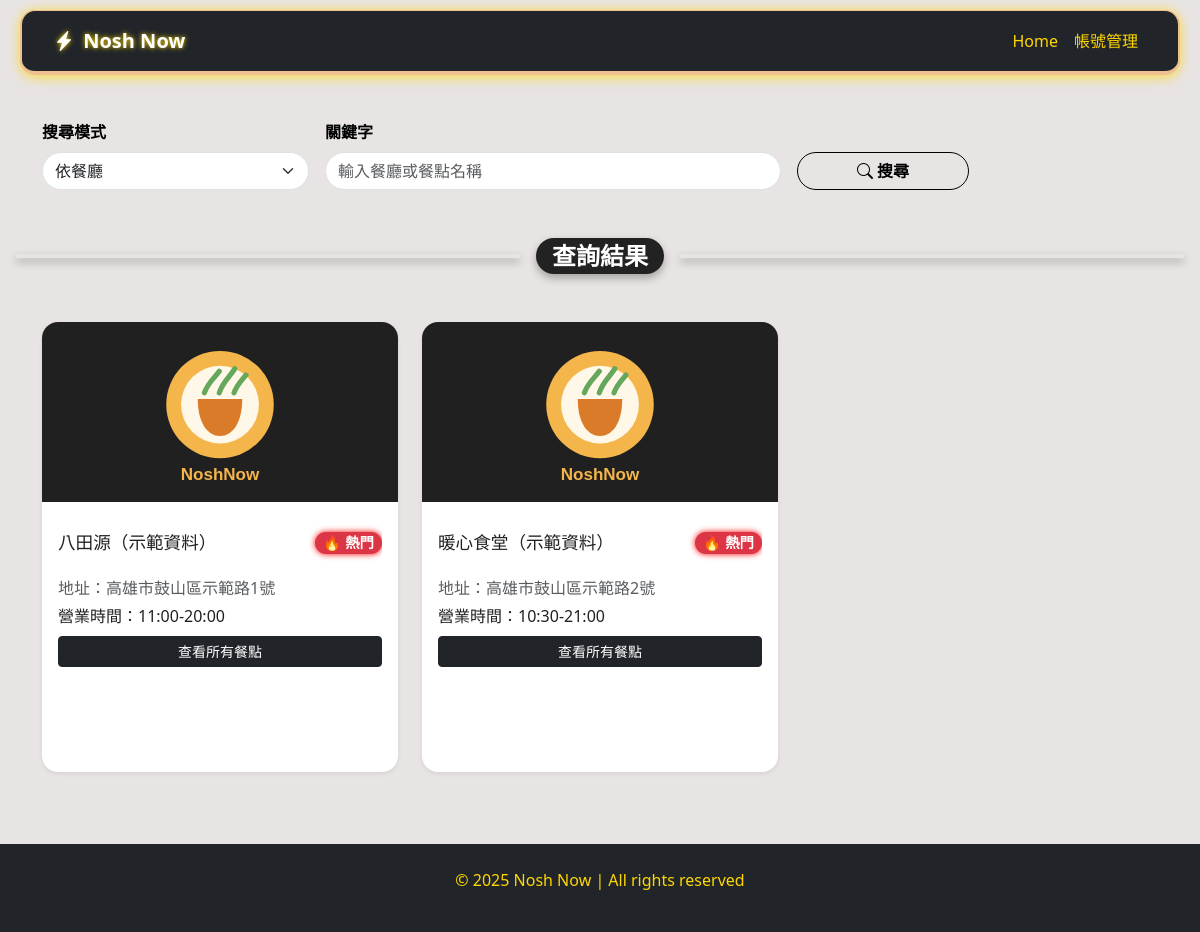
The app's page /customer/browse_restaurant.php with its own data.
### tables this page shows
CREATE TABLE `restaurant` (
  `restaurant_id` INT NOT NULL AUTO_INCREMENT,
  `restaurantAddress` VARCHAR(255) DEFAULT NULL,
  `restaurantName` VARCHAR(255) DEFAULT NULL,
  `operationTime` VARCHAR(100) DEFAULT NULL,
  `latitude` DECIMAL(10,6) DEFAULT NULL,
  `longitude` DECIMAL(10,6) DEFAULT NULL,
  PRIMARY KEY (`restaurant_id`)
);

### customer/browse_restaurant.php (the view, shortened to what this page needs)
<!DOCTYPE html>
<html lang="zh-Hant">
<head>
    <link href="https://cdn.jsdelivr.net/npm/bootstrap@5.3.0-alpha1/dist/css/bootstrap.min.css" rel="stylesheet">
    <link href="https://cdn.jsdelivr.net/npm/bootstrap-icons/font/bootstrap-icons.css" rel="stylesheet">
</head>
<body>
    <nav class="navbar navbar-expand-lg navbar-dark fixed-top">
        <div class="container-fluid">
            <a class="navbar-brand fw-bold" href="../index.php" style="text-shadow: 0 0 5px #ffd700;">
                <i class="bi bi-lightning-charge-fill me-1"></i> Nosh Now
            </a>
            <div class="collapse navbar-collapse" id="navbarNav">
                <ul class="navbar-nav ms-auto">
                    <li class="nav-item">
                        <a class="nav-link active" href="../index.php">Home</a>
                    </li>
                    <li class="nav-item">
                        <a class="nav-link" href="../account_manage.php">帳號管理</a>
                    </li>
                </ul>
            </div>
        </div>
    </nav>
<?php
require_once __DIR__ . '/../db_connection.php';
$mode = $_GET['mode'] ?? 'restaurant';
$q = trim($_GET['q'] ?? '');
?>
<br>
<br>
<div class="container mt-5 pt-4">
    <form method="get">
        <div class="row g-3 align-items-end">
            <div class="col-md-3">
                <label for="filterMode" class="form-label" style="color: #000; font-weight: 1000">搜尋模式</label>
                <select class="form-select rounded-pill" name="mode" id="filterMode">
                    <option value="restaurant" <?= $mode === 'restaurant' ? 'selected' : '' ?>>依餐廳</option>
                </select>
            </div>
            <div class="col-md-5">
                <label for="keyword" class="form-label" style="color: #000; font-weight: 1000">關鍵字</label>
                <input type="text" class="form-control rounded-pill" name="q" id="keyword"
                    placeholder="<?= $mode === 'restaurant' ? '輸入餐廳或餐點名稱' : '輸入餐點名稱或類別' ?>"
                    value="<?= htmlspecialchars($q) ?>">
            </div>
            <div class="col-md-2">
                <button type="submit" class="btn btn-outline-primary rounded-pill w-100" style="font-weight: 1000">
                    <i class="bi bi-search"></i> 搜尋
                </button>
            </div>
        </div>
    </form>
</div>
<div class="divider-with-text my-5">
    <span>查詢結果</span>
</div>
<div class="container mb-5">
    <div class="row">
        <?php if ($mode === 'restaurant'): ?>
            <?php
            $stmt = $pdo->prepare("
                SELECT restaurant_id, restaurantName, restaurantAddress, operationTime
                FROM restaurant
                WHERE restaurantName LIKE ? OR restaurantAddress LIKE ?");
            $stmt->execute(["%$q%", "%$q%"]);
            $restaurants = $stmt->fetchAll();
            foreach ($restaurants as $r):
            ?>
                <div class="col-12 col-sm-6 col-lg-4 mb-4">
                <div class="card shadow-sm rounded-4 border-0">
                    <img src="../assets/images/food-placeholder.svg" class="card-img-top rounded-top" alt="餐廳示意圖">
                    <div class="card-body">
                        <h5 class="card-title d-flex justify-content-between">
                            <?= htmlspecialchars($r['restaurantName']) ?>
                            <span class="badge bg-danger py-1 px-2 rounded-pill" style="font-size: 0.9rem;">🔥 熱門</span>
                        </h5>
                        <p class="card-text text-muted mb-1">
                            地址：<?= htmlspecialchars($r['restaurantAddress']) ?>
                        </p>
                        <p class="card-text mb-2">
                            營業時間：<?= htmlspecialchars($r['operationTime']) ?>
                        </p>
                        <a href="restaurant_menu.php?restaurant_id=<?= $r['restaurant_id'] ?>" class="btn btn-sm btn-dark w-100">查看所有餐點</a>
                    </div>
                </div>
                </div>
            <?php endforeach; ?>
<?php endif; ?>
    </div>
</div>
    <footer class="footer py-4 mt-5">
        <div class="container text-center">
            <p>© 2025 Nosh Now | All rights reserved</p>
        </div>
    </footer>
</body>
</html>

### customer/browse_restaurant.php (style rules this page uses)
body { background-color:rgb(232, 228, 228); color: #ffd700; }
.navbar, .footer { background-color:rgb(33, 37, 41); color: #ffd700; }
.card { background-color: #ffffff; color: #212121; border: 1px solid #ddd; box-shadow: 0 4px 10px rgba(0, 0, 0, 0.1); border-radius: 8px; height: 450px; display: flex; flex-direction: column; overflow: hidden; }
.card-body { flex-grow: 1; }
.card-title { color: #212121; font-size: 1.1rem; height: 50px; overflow: hidden; text-overflow: ellipsis; white-space: normal; display: block; display: flex; justify-content: space-between; align-items: center; }
.card-img-top { height: 180px; object-fit: cover; width: 100%; }
.navbar-nav .nav-link { color: #ffd700; }
.navbar { background-color:rgb(33, 37, 41) !important; backdrop-filter: blur(100000000px); border-bottom: 1px solid #ffd700; box-shadow: 0 4px 10px rgba(255, 215, 0, 0.2); }
.navbar-nav .nav-link { color: #ffd700 !important; transition: color 0.3s ease, border-bottom 0.3s ease; }
.badge.bg-danger { font-weight: bold; background-color: #e74c3c; color: #ffffff; padding: 0.3rem 0.6rem; border-radius: 10px; font-size: 0.9rem; }
.navbar { box-shadow: 0 2px 10px rgba(255, 215, 0, 0.3); border-bottom: 1px solid rgba(255, 215, 0, 0.2); }
.navbar { background-color:rgb(33, 37, 41)!important; backdrop-filter: blur(10px); border-bottom: 1px solid #ffd700; box-shadow: 0 4px 10px rgba(255, 215, 0, 0.2); }
.badge.bg-danger { animation: pulse-glow 1.5s infinite; }
.navbar { background-color:rgb(33, 37, 41); color:solid rgb(239, 191, 144); border-radius: 15px; padding: 10px 20px; margin: 10px 20px; border-left: 2.5px solid rgb(239, 191, 144); border-right: 2.5px solid rgb(239, 191, 144); border-top: 1px solid rgb(239, 191, 144); border-bottom: 4px solid rgb(239, 191, 144); box-shadow: 0 0 12px rgba(255, 215, 0, 0.6), 0 6px 12px rgba(255, 215, 0, 0.25), 0 -4px 8px rgba(255, 255, 255, 0.05); }
.card-img-top { border-top-left-radius: 0.5rem !important; border-top-right-radius: 0.5rem !important; }
.card-title .badge.bg-danger { font-weight: bold; box-shadow: 0 0 6px #ff0000; padding: 0.25rem 0.5rem; font-size: 0.9rem; border-radius: 0.5rem; display: inline-block; }
.divider-with-text { display: flex; align-items: center; text-align: center; color: #fff; font-weight: bold; font-size: 1.5rem; text-transform: uppercase; position: relative; margin: 2rem 0; }
.divider-with-text::before, .divider-with-text::after { content: ''; flex: 1; border-bottom: 4px solid transparent; background: linear-gradient(to right, #ff7e5f, #feb47b, #28a745, #6a5acd); margin: 0 1rem; box-shadow: 0 4px 8px rgba(0, 0, 0, 0.3); }
.divider-with-text span { position: relative; background-color: #222; padding: 0 1rem; border-radius: 50px; z-index: 1; box-shadow: 0 4px 8px rgba(0, 0, 0, 0.3); }
.btn-outline-primary { color: #000; border-color: #000; }

### records on screen
restaurant: restaurantName "八田源（示範資料）", restaurantAddress "高雄市鼓山區示範路1號", operationTime "11:00-20:00"
restaurant: restaurantName "暖心食堂（示範資料）", restaurantAddress "高雄市鼓山區示範路2號", operationTime "10:30-21:00"
